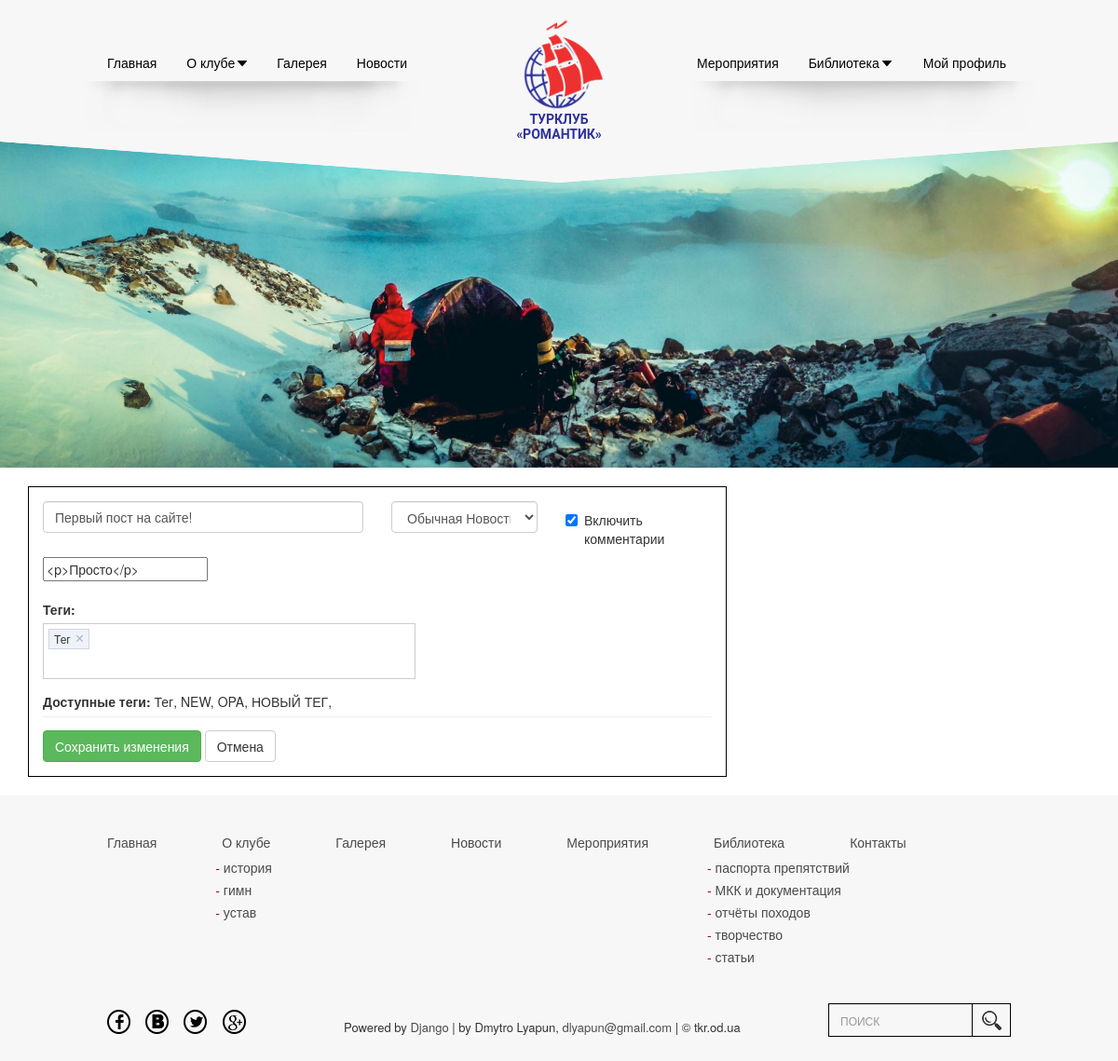
The page /blog_edit/1/ (signed in) on the database as committed earlier.
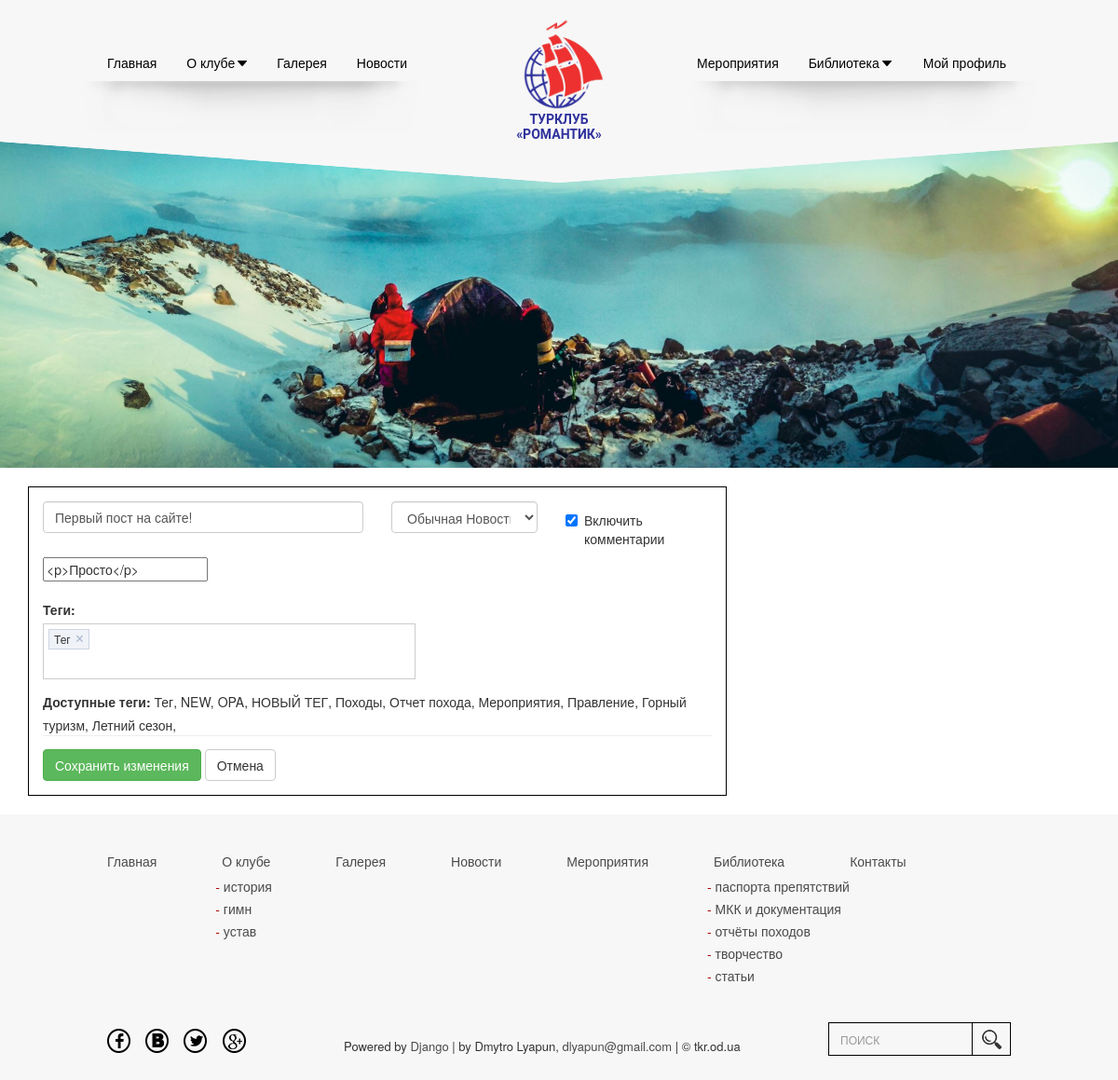
The same page on the database as committed later.
### force_blog/models.py (models this page shows, shortened)
class Category(models.Model):
    category = models.CharField(max_length=30)
    class Meta:
        verbose_name = 'Тег'
        verbose_name_plural = 'Теги'

### force_blog/views.py (the view)
# urls.py: url(r'^blog_edit/(?P<blog_id>\w+)/$', 'blog_edit', name="blog_edit"),
@login_required
def blog_edit(request, blog_id):
    profile = CustomUser.objects.get(user=request.user)
    categorys = Category.objects.all()
    if not profile.moderator and profile.goverment and profile.user.is_superuser:
        return redirect('/login/')
    blog = BlogPost.objects.get(id=blog_id)
    if request.method == "POST":
        form = BlogPostForm(request.POST, instance=blog)
        form.is_valid()
        try:
            tags = form.cleaned_data['category']
        except KeyError:
            new_tag = Category.objects.create(category=request.POST['category'])
        if form.is_valid():
            for x in categorys:
                blog.category.remove(x)
            for x in tags:
                try:
                    tag = Category.objects.get(category=x)
                except ObjectDoesNotExist:
                    pass
                try:
                    blog.category.add(tag)
                except TypeError:
                    pass
            form.save()
            url = u'/blog/%s' % blog_id
            return redirect(url)
    else:
        form = BlogPostForm(instance=blog)
    data = {'form': form, 'blog': blog, 'categorys': categorys}
    return render_to_response('force_blog/blogpost_edit.html',
                              data,
                              context_instance=RequestContext(request))

### force_blog/forms.py (shortened to what this page needs)
class BlogPostForm(ModelForm):
    text = forms.CharField(widget=SummernoteWidget())
    class Meta:
        model = BlogPost
        exclude = ['owner', 'date_publication', 'image', 'default_image',
                   'date_creation', 'rating', 'blog_edit', 'karma_users', 'files', ]

### banner/context_processor.py (called while the page is built)
def contex_banner(request):
    if request.user.is_authenticated():
        try:
            profile = CustomUser.objects.get(user=request.user)
        except ObjectDoesNotExist:
            profile = request.user
    else:
        profile = ""
    if request.path == '/party/':
        banner = 'winter.jpg'
    else:
        banner = 'general.jpg'
    return {'banner': banner, 'profile':profile, 'mode_site': settings.DEBUG}

### party/context_processor.py (called while the page is built)
def contex_party(request):
    try:
        calendar = Party.objects.all()
    except ObjectDoesNotExist:
        calendar = "ERROR"
    return {'calendar': calendar}

### force_blog/templates/force_blog/blogpost_edit.html (shortened to what this page needs)
{% extends "base.html" %}
{% block extra_css %}
    <link href="{{ STATIC_URL }}css/jquery.tokenize.css" rel="stylesheet" type="text/css">
{% endblock %}
{% block main %}
<div class="col-md-8 left">
<div class="panel panel-default">
<div class="panel-body">
    <div id="blogpost">
        <form action="/blog_edit/{{ blog.id }}/" method="post" role="form">
            <div class="row">
                <div class="col-xs-6">
                    <input id="id_title" name="title" type="text" class="form-control" placeholder="Заголовок" value="{{ form.title.value }}"><br>
                </div>
                <div class="col-xs-3">
                        <select id="id_state" name="state" class="form-control">
                            <option value="1" selected="selected">Обычная Новость</option>
                        </select>
                </div>
                <div class="col-xs-3 checkbox">
                    <label>
                      <input checked="checked" id="id_if_comments" name="if_comments" type="checkbox"> Включить комментарии
                    </label>
                </div>
            </div>
            {{ form.text }}
            <div class="row"><br>
                <div class="col-xs-12">
                <p><label for="id_category">Теги:</label><br>
                <select id="id_category" multiple="multiple" name="category" class="tokenize-sample">
                    {% for category in blog.category.all %}
                    <option value="{{ category.id }}" selected="selected">{{ category.category }}</option>
                    {% endfor %}
                </select>
                </p>
                </div>
                <div class="col-xs-12">
                    <label>Доступные теги:</label>
                    {% for category in categorys %}
                        {{ category.category }},
                    {% endfor %}
                </div>
            </div>
            <hr style="margin-top: 1px; margin-bottom: 14px;">
            <button type="submit" class="btn btn-success">Сохранить изменения</button>
            <a href="/blog/{{ blog.id }}"><button class="btn btn-default"> Отмена</button></a>
        </form>
    </div>
</div>
</div>
</div>
{% endblock %}

Rows that differ between the two databases and show on the page:
added Category: category "Походы"
added Category: category "Отчет похода"
added Category: category "Мероприятия"
added Category: category "Правление"
added Category: category "Горный туризм"
added Category: category "Летний сезон"
